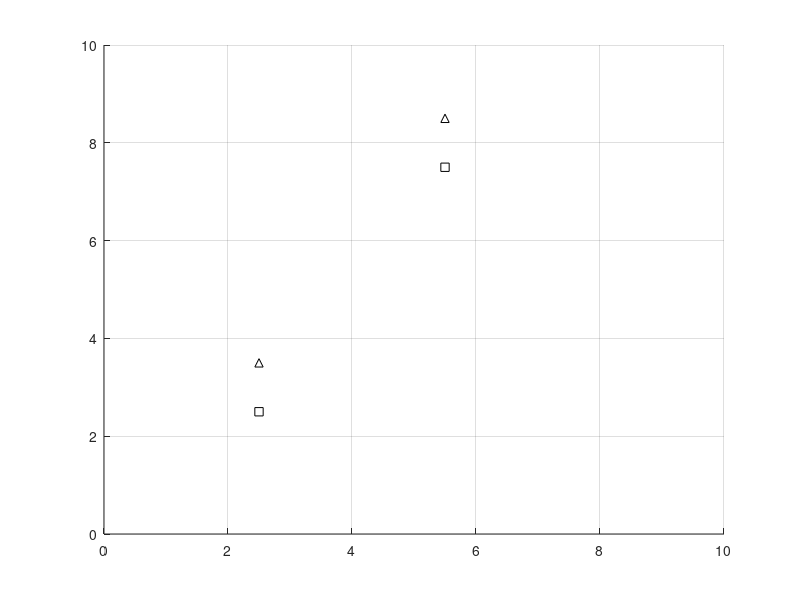

This chart was generated by the following MATLAB code:
clc
close all
clear all
XY_robot=[2 3; 5 8];
MAP=zeros(10,10);
axis([0 10 0 10])
RR=[];
hold on
grid on

%ori=menu('elige orientacion','Arriba','Abajo','derecha','Izquierda')

%arriiba

    for i= 1:size(XY_robot,1)
    xval=XY_robot(i,1);
    yval=XY_robot(i,2);
    MAP(xval,yval-1)=-1;
    %MAP(xval+1,yval)=-1;
     plot(xval+.5,yval+.5,'k^');
     plot (xval+.5,yval-1+.5,'sk')
    %MAP(xval-1:xval+1,[yval+1  yval+1  yval+1 ])=-1;
end


% %abajo 
% for i= 1:size(XY_robot,1)
% xval=XY_robot(i,1);
% yval=XY_robot(i,2);
%  MAP(xval-1,yval)=-1;
%  MAP(xval+1,yval)=-1;
%  MAP(xval-1:xval+1,[yval-1  yval-1  yval-1 ] )=-1;
% % MAP(xval-1:xval+1,[yval+1  yval+1  yval+1 ])=-1;
% end

%Derecha 
% for i= 1:size(XY_robot,1)
% xval=XY_robot(i,1);
% yval=XY_robot(i,2);
%  MAP(xval,yval-1)=-1;
%  MAP(xval,yval+1)=-1;
%  MAP([xval+1  xval+1  xval+1 ],yval-1:yval+1 )=-1;
%  %MAP(xval-1:xval+1,[yval+1  yval+1  yval+1 ])=-1;
% end
% 
%Izquierda 
% if ori==1
% for i= 1:size(XY_robot,1)
% xval=XY_robot(i,1);
% yval=XY_robot(i,2);
% RR=[RR;xval yval ori];
%  MAP(xval,yval-1)=-1;
%  a=xval;
%  b=yval-1;
%  MAP(xval,yval+1)=-1;
%  MAP([xval-1  xval-1  xval-1 ],yval-1:yval+1 )=-1;
% 
%   plot(xval+.5,yval+.5,'k^');
%   plot (a+.5,b+.5,'sk')
%  end
% end
MAP

